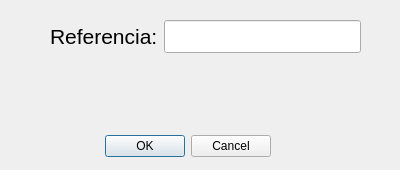
<?xml version="1.0" encoding="UTF-8"?>
<ui version="4.0">
 <class>Dialog</class>
 <widget class="QDialog" name="Dialog">
  <property name="geometry">
   <rect>
    <x>0</x>
    <y>0</y>
    <width>400</width>
    <height>170</height>
   </rect>
  </property>
  <property name="windowTitle">
   <string>Dialog</string>
  </property>
  <widget class="QDialogButtonBox" name="buttonBox">
   <property name="geometry">
    <rect>
     <x>90</x>
     <y>130</y>
     <width>181</width>
     <height>32</height>
    </rect>
   </property>
   <property name="orientation">
    <enum>Qt::Horizontal</enum>
   </property>
   <property name="standardButtons">
    <set>QDialogButtonBox::Cancel|QDialogButtonBox::Ok</set>
   </property>
  </widget>
  <widget class="QWidget" name="formLayoutWidget">
   <property name="geometry">
    <rect>
     <x>50</x>
     <y>20</y>
     <width>311</width>
     <height>51</height>
    </rect>
   </property>
   <layout class="QFormLayout" name="formLayout">
    <item row="0" column="0">
     <widget class="QLabel" name="label">
      <property name="font">
       <font>
        <pointsize>16</pointsize>
       </font>
      </property>
      <property name="text">
       <string>Referencia:</string>
      </property>
     </widget>
    </item>
    <item row="0" column="1">
     <widget class="QLineEdit" name="campo_referencia">
      <property name="font">
       <font>
        <pointsize>16</pointsize>
       </font>
      </property>
     </widget>
    </item>
   </layout>
  </widget>
  <widget class="QLabel" name="mostrar">
   <property name="geometry">
    <rect>
     <x>130</x>
     <y>80</y>
     <width>141</width>
     <height>31</height>
    </rect>
   </property>
   <property name="text">
    <string/>
   </property>
  </widget>
 </widget>
 <resources/>
 <connections>
  <connection>
   <sender>buttonBox</sender>
   <signal>accepted()</signal>
   <receiver>Dialog</receiver>
   <slot>accept()</slot>
   <hints>
    <hint type="sourcelabel">
     <x>248</x>
     <y>254</y>
    </hint>
    <hint type="destinationlabel">
     <x>157</x>
     <y>274</y>
    </hint>
   </hints>
  </connection>
  <connection>
   <sender>buttonBox</sender>
   <signal>rejected()</signal>
   <receiver>Dialog</receiver>
   <slot>reject()</slot>
   <hints>
    <hint type="sourcelabel">
     <x>316</x>
     <y>260</y>
    </hint>
    <hint type="destinationlabel">
     <x>286</x>
     <y>274</y>
    </hint>
   </hints>
  </connection>
 </connections>
</ui>
